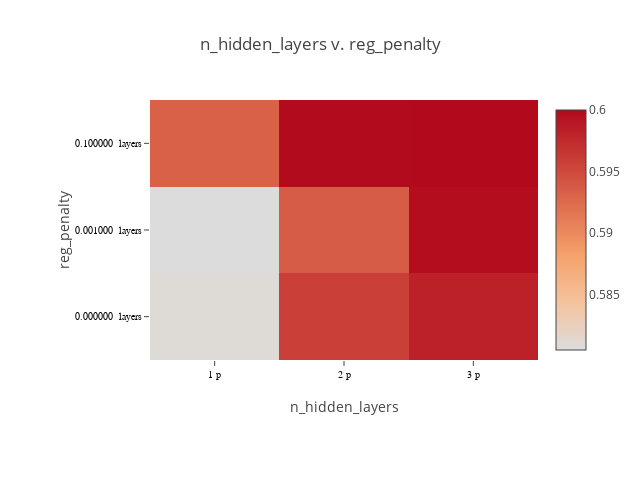

The code cell stored with this chart in its notebook:
### Code cell
plot_matrix(lossframe, "n_hidden_layers", "reg_penalty", x_suffix="p", y_suffix=" layers")

### Figure 1 — Plotly figure (JSON) as saved in the notebook; plotly's stock layout.template omitted (floating-point values rounded to 4 significant figures)
{"data": [{"colorscale": [[0, "rgb(0,0,255)", [1, "rgb(255,0,0)"]]], "type": "heatmap", "x": ["1 p", "2 p", "3 p"], "y": ["0.000000  layers", "0.001000  layers", "0.100000  layers"], "z": [[0.5809, 0.5958, 0.5982], [0.5805, 0.5936, 0.5997], [0.5933, 0.5999, 0.6]]}], "layout": {"height": 480, "margin": {"b": 120, "l": 150, "r": 30, "t": 100}, "title": "n_hidden_layers v. reg_penalty", "width": 640, "xaxis": {"tickfont": {"color": "black", "family": "Arial, sans-serif", "size": 10}, "title": "n_hidden_layers"}, "yaxis": {"tickfont": {"color": "black", "family": "Arial, sans-serif", "size": 10}, "title": "reg_penalty"}}}
